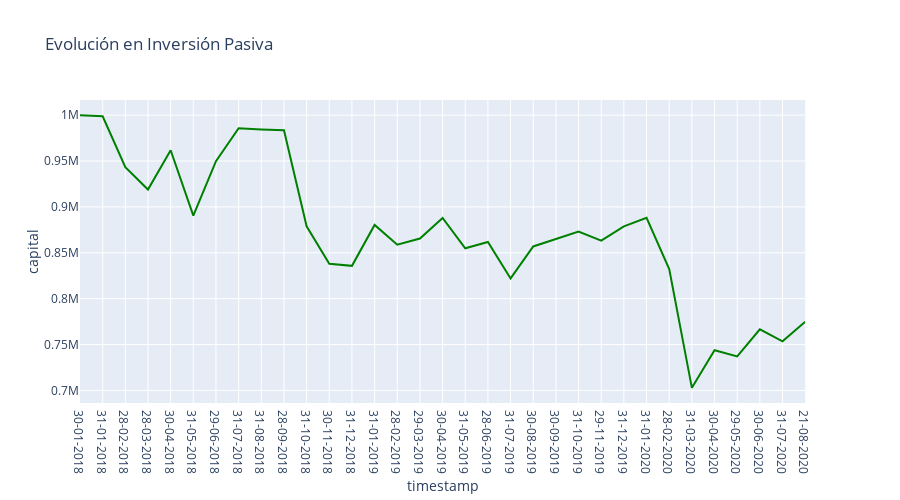

The cell this chart's notebook holds for it:
### Markdown cell above
<font color= #6B6B6B> <font size = 2>En la siguiente gráfica se muestra el comportamiento de la inversión pasiva de capital. 

Podemos observar grandes pérdidas, la más fuerte en marzo 2020 en la cual se peridó el 30% aproximadamente. Esto principalmente a causa de la incertidumbre por la pandemia covid-19.</font>

### Code cell
import plotly.express as px
fig = px.line(df_pasiva, x=('timestamp'), y='capital', title = "Evolución en Inversión Pasiva", color_discrete_sequence=['green'], 
              width=900, height=500)
fig.show()

### Figure 1 — Plotly figure (JSON) as saved in the notebook; plotly's stock layout.template omitted (floating-point values rounded to 4 significant figures)
{"data": [{"hoverlabel": {"namelength": 0}, "hovertemplate": "timestamp=%{x}<br>capital=%{y}", "legendgroup": "", "line": {"color": "green", "dash": "solid"}, "mode": "lines", "name": "", "showlegend": false, "type": "scatter", "x": ["30-01-2018", "31-01-2018", "28-02-2018", "28-03-2018", "30-04-2018", "31-05-2018", "29-06-2018", "31-07-2018", "31-08-2018", "28-09-2018", "31-10-2018", "30-11-2018", "31-12-2018", "31-01-2019", "28-02-2019", "29-03-2019", "30-04-2019", "31-05-2019", "28-06-2019", "31-07-2019", "30-08-2019", "30-09-2019", "31-10-2019", "29-11-2019", "31-12-2019", "31-01-2020", "28-02-2020", "31-03-2020", "30-04-2020", "29-05-2020", "30-06-2020", "31-07-2020", "21-08-2020"], "xaxis": "x", "y": [1000000, 998800.0, 943300.0, 918900.0, 961800.0, 890500.0, 949900.0, 985800.0, 984400.0, 983500.0, 878800.0, 838100.0, 835800.0, 880400.0, 858700.0, 865500.0, 888000.0, 854900.0, 861800.0, 822100.0, 856900.0, 865400.0, 873200.0, 863300.0, 878800.0, 888200.0, 832200.0, 702800.0, 743800.0, 737100.0, 766700.0, 753500.0, 774700.0], "yaxis": "y"}], "layout": {"height": 500, "legend": {"tracegroupgap": 0}, "title": {"text": "Evolución en Inversión Pasiva"}, "width": 900, "xaxis": {"anchor": "y", "domain": [0, 0.98], "title": {"text": "timestamp"}}, "yaxis": {"anchor": "x", "domain": [0, 1], "title": {"text": "capital"}}}}
